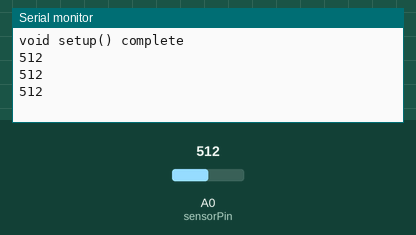
A sketch run on a simulated Arduino Uno, built with avr-gcc and run on an emulated ATmega328P. On the bench: the last lines printed to the serial monitor. The inputs (shaded band) are chosen by the test bench; at power-on: A0 (sensorPin) = 512.

Above: at 1.3 s.
1.4 s: A0 (sensorPin) set to 716
At 1.9 s:
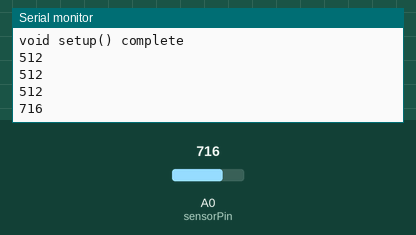
2.9 s: A0 (sensorPin) set to 900
At 3.4 s:
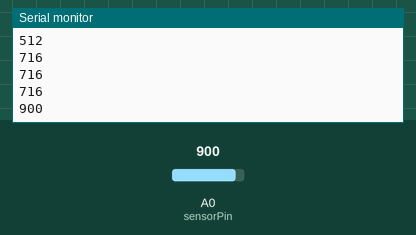
Timing chart, 0 to 5.9 s (numbered marks = the images above; inputs shaded):
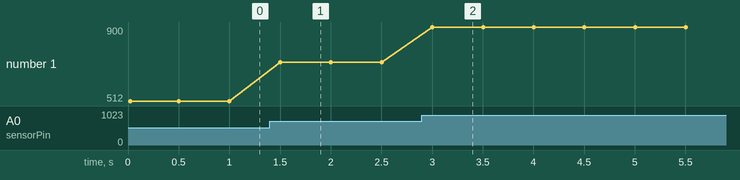

Measured:
- after the input at 1.4 s, the serial monitor: prints a new line after 0.10 s (image 1)
- after the input at 2.9 s, the serial monitor: prints a new line after 0.10 s (image 2)
- plotted number 1: 512 → 716 after the input at 1.4 s, 716 → 900 after the input at 2.9 s

The sketch:

light_sensor.ino
```cpp
/*
Test Code for using Phantom YoYo wRobot Light Sensor

Created by: Scott Edgerly
Created on 04/12/2104
Written and Tested on Arduino Diecimila 1.0

Pin Assignments:
GND - GND
VCC - 5V
OUT - A0
*/

int sensorPin = A0;
int sensorVal = 0;

void setup(){
  Serial.begin(9600);
  Serial.println("void setup() complete");
}

void loop(){
  sensorVal = analogRead(sensorPin);
  Serial.println(sensorVal);
  delay(500);
}
```
